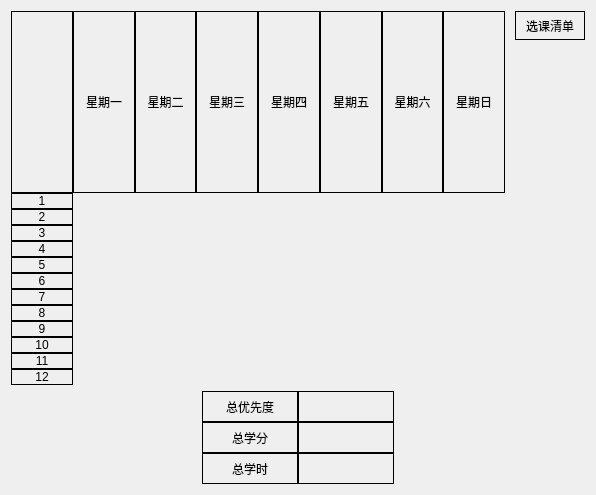
<?xml version="1.0" encoding="UTF-8"?>
<ui version="4.0">
 <class>RecommendResult</class>
 <widget class="QDialog" name="RecommendResult">
  <property name="geometry">
   <rect>
    <x>0</x>
    <y>0</y>
    <width>596</width>
    <height>495</height>
   </rect>
  </property>
  <property name="windowTitle">
   <string>Dialog</string>
  </property>
  <layout class="QGridLayout" name="gridLayout">
   <item row="0" column="0">
    <layout class="QVBoxLayout" name="OutLayout" stretch="4,1">
     <item>
      <layout class="QHBoxLayout" name="OutMainLayout" stretch="7,1">
       <property name="spacing">
        <number>10</number>
       </property>
       <item>
        <layout class="QVBoxLayout" name="MainLayout" stretch="1,12">
         <property name="spacing">
          <number>0</number>
         </property>
         <item>
          <layout class="QHBoxLayout" name="WeekLayout">
           <property name="spacing">
            <number>0</number>
           </property>
           <item>
            <widget class="QLabel" name="BlankLabel">
             <property name="styleSheet">
              <string notr="true">border: 1px solid black</string>
             </property>
             <property name="text">
              <string/>
             </property>
            </widget>
           </item>
           <item>
            <widget class="QLabel" name="MonLabel">
             <property name="styleSheet">
              <string notr="true">border: 1px solid black</string>
             </property>
             <property name="text">
              <string>星期一</string>
             </property>
             <property name="alignment">
              <set>Qt::AlignCenter</set>
             </property>
            </widget>
           </item>
           <item>
            <widget class="QLabel" name="TueLabel">
             <property name="styleSheet">
              <string notr="true">border: 1px solid black</string>
             </property>
             <property name="text">
              <string>星期二</string>
             </property>
             <property name="alignment">
              <set>Qt::AlignCenter</set>
             </property>
            </widget>
           </item>
           <item>
            <widget class="QLabel" name="WedLabel">
             <property name="styleSheet">
              <string notr="true">border: 1px solid black</string>
             </property>
             <property name="text">
              <string>星期三</string>
             </property>
             <property name="alignment">
              <set>Qt::AlignCenter</set>
             </property>
            </widget>
           </item>
           <item>
            <widget class="QLabel" name="ThuLabel">
             <property name="styleSheet">
              <string notr="true">border: 1px solid black</string>
             </property>
             <property name="text">
              <string>星期四</string>
             </property>
             <property name="alignment">
              <set>Qt::AlignCenter</set>
             </property>
            </widget>
           </item>
           <item>
            <widget class="QLabel" name="FriLabel">
             <property name="styleSheet">
              <string notr="true">border: 1px solid black</string>
             </property>
             <property name="text">
              <string>星期五</string>
             </property>
             <property name="alignment">
              <set>Qt::AlignCenter</set>
             </property>
            </widget>
           </item>
           <item>
            <widget class="QLabel" name="SatLabel">
             <property name="styleSheet">
              <string notr="true">border: 1px solid black</string>
             </property>
             <property name="text">
              <string>星期六</string>
             </property>
             <property name="alignment">
              <set>Qt::AlignCenter</set>
             </property>
            </widget>
           </item>
           <item>
            <widget class="QLabel" name="SunLabel">
             <property name="styleSheet">
              <string notr="true">border: 1px solid black</string>
             </property>
             <property name="text">
              <string>星期日</string>
             </property>
             <property name="alignment">
              <set>Qt::AlignCenter</set>
             </property>
            </widget>
           </item>
          </layout>
         </item>
         <item>
          <layout class="QHBoxLayout" name="TableLayout" stretch="1,7">
           <property name="spacing">
            <number>0</number>
           </property>
           <item>
            <layout class="QVBoxLayout" name="TimeLayout">
             <item>
              <widget class="QLabel" name="T1Label">
               <property name="styleSheet">
                <string notr="true">border: 1px solid black</string>
               </property>
               <property name="text">
                <string>1</string>
               </property>
               <property name="alignment">
                <set>Qt::AlignCenter</set>
               </property>
              </widget>
             </item>
             <item>
              <widget class="QLabel" name="T2Label">
               <property name="styleSheet">
                <string notr="true">border: 1px solid black</string>
               </property>
               <property name="text">
                <string>2</string>
               </property>
               <property name="alignment">
                <set>Qt::AlignCenter</set>
               </property>
              </widget>
             </item>
             <item>
              <widget class="QLabel" name="T3Label">
               <property name="styleSheet">
                <string notr="true">border: 1px solid black</string>
               </property>
               <property name="text">
                <string>3</string>
               </property>
               <property name="alignment">
                <set>Qt::AlignCenter</set>
               </property>
              </widget>
             </item>
             <item>
              <widget class="QLabel" name="T4Label">
               <property name="styleSheet">
                <string notr="true">border: 1px solid black</string>
               </property>
               <property name="text">
                <string>4</string>
               </property>
               <property name="alignment">
                <set>Qt::AlignCenter</set>
               </property>
              </widget>
             </item>
             <item>
              <widget class="QLabel" name="T5Label">
               <property name="styleSheet">
                <string notr="true">border: 1px solid black</string>
               </property>
               <property name="text">
                <string>5</string>
               </property>
               <property name="alignment">
                <set>Qt::AlignCenter</set>
               </property>
              </widget>
             </item>
             <item>
              <widget class="QLabel" name="T6Label">
               <property name="styleSheet">
                <string notr="true">border: 1px solid black</string>
               </property>
               <property name="text">
                <string>6</string>
               </property>
               <property name="alignment">
                <set>Qt::AlignCenter</set>
               </property>
              </widget>
             </item>
             <item>
              <widget class="QLabel" name="T7Label">
               <property name="styleSheet">
                <string notr="true">border: 1px solid black</string>
               </property>
               <property name="text">
                <string>7</string>
               </property>
               <property name="alignment">
                <set>Qt::AlignCenter</set>
               </property>
              </widget>
             </item>
             <item>
              <widget class="QLabel" name="T8Label">
               <property name="styleSheet">
                <string notr="true">border: 1px solid black</string>
               </property>
               <property name="text">
                <string>8</string>
               </property>
               <property name="alignment">
                <set>Qt::AlignCenter</set>
               </property>
              </widget>
             </item>
             <item>
              <widget class="QLabel" name="T9Label">
               <property name="styleSheet">
                <string notr="true">border: 1px solid black</string>
               </property>
               <property name="text">
                <string>9</string>
               </property>
               <property name="alignment">
                <set>Qt::AlignCenter</set>
               </property>
              </widget>
             </item>
             <item>
              <widget class="QLabel" name="T10Label">
               <property name="styleSheet">
                <string notr="true">border: 1px solid black</string>
               </property>
               <property name="text">
                <string>10</string>
               </property>
               <property name="alignment">
                <set>Qt::AlignCenter</set>
               </property>
              </widget>
             </item>
             <item>
              <widget class="QLabel" name="T11Label">
               <property name="styleSheet">
                <string notr="true">border: 1px solid black</string>
               </property>
               <property name="text">
                <string>11</string>
               </property>
               <property name="alignment">
                <set>Qt::AlignCenter</set>
               </property>
              </widget>
             </item>
             <item>
              <widget class="QLabel" name="T12Label">
               <property name="styleSheet">
                <string notr="true">border: 1px solid black</string>
               </property>
               <property name="text">
                <string>12</string>
               </property>
               <property name="alignment">
                <set>Qt::AlignCenter</set>
               </property>
              </widget>
             </item>
            </layout>
           </item>
           <item>
            <layout class="QHBoxLayout" name="CourseTableLayout">
             <item>
              <layout class="QVBoxLayout" name="C1Layout"/>
             </item>
             <item>
              <layout class="QVBoxLayout" name="C2Layout"/>
             </item>
             <item>
              <layout class="QVBoxLayout" name="C3Layout"/>
             </item>
             <item>
              <layout class="QVBoxLayout" name="C4Layout"/>
             </item>
             <item>
              <layout class="QVBoxLayout" name="C5Layout"/>
             </item>
             <item>
              <layout class="QVBoxLayout" name="C6Layout"/>
             </item>
             <item>
              <layout class="QVBoxLayout" name="C7Layout"/>
             </item>
            </layout>
           </item>
          </layout>
         </item>
        </layout>
       </item>
       <item>
        <layout class="QVBoxLayout" name="OutCourseLayout" stretch="1,0,12">
         <item>
          <widget class="QLabel" name="label">
           <property name="styleSheet">
            <string notr="true">border: 1px solid black</string>
           </property>
           <property name="text">
            <string>选课清单</string>
           </property>
           <property name="alignment">
            <set>Qt::AlignCenter</set>
           </property>
          </widget>
         </item>
         <item>
          <layout class="QVBoxLayout" name="CourseLayout"/>
         </item>
         <item>
          <spacer name="Spacer">
           <property name="orientation">
            <enum>Qt::Vertical</enum>
           </property>
           <property name="sizeHint" stdset="0">
            <size>
             <width>20</width>
             <height>40</height>
            </size>
           </property>
          </spacer>
         </item>
        </layout>
       </item>
      </layout>
     </item>
     <item>
      <layout class="QHBoxLayout" name="OutInformLayout" stretch="1,1,1">
       <item>
        <spacer name="Spacer1">
         <property name="orientation">
          <enum>Qt::Horizontal</enum>
         </property>
         <property name="sizeHint" stdset="0">
          <size>
           <width>40</width>
           <height>20</height>
          </size>
         </property>
        </spacer>
       </item>
       <item>
        <layout class="QVBoxLayout" name="InformLayout" stretch="1,1,1">
         <property name="spacing">
          <number>0</number>
         </property>
         <item>
          <layout class="QHBoxLayout" name="UpLayout">
           <property name="spacing">
            <number>0</number>
           </property>
           <item>
            <widget class="QLabel" name="PriorityTitleLabel">
             <property name="styleSheet">
              <string notr="true">border: 1px solid black</string>
             </property>
             <property name="text">
              <string>总优先度</string>
             </property>
             <property name="alignment">
              <set>Qt::AlignCenter</set>
             </property>
            </widget>
           </item>
           <item>
            <widget class="QLabel" name="PriorityLabel">
             <property name="styleSheet">
              <string notr="true">border: 1px solid black</string>
             </property>
             <property name="text">
              <string/>
             </property>
             <property name="alignment">
              <set>Qt::AlignCenter</set>
             </property>
            </widget>
           </item>
          </layout>
         </item>
         <item>
          <layout class="QHBoxLayout" name="MiddleLayout">
           <property name="spacing">
            <number>0</number>
           </property>
           <item>
            <widget class="QLabel" name="PointTitleLabel">
             <property name="styleSheet">
              <string notr="true">border: 1px solid black</string>
             </property>
             <property name="text">
              <string>总学分</string>
             </property>
             <property name="alignment">
              <set>Qt::AlignCenter</set>
             </property>
            </widget>
           </item>
           <item>
            <widget class="QLabel" name="PointLabel">
             <property name="styleSheet">
              <string notr="true">border: 1px solid black</string>
             </property>
             <property name="text">
              <string/>
             </property>
             <property name="alignment">
              <set>Qt::AlignCenter</set>
             </property>
            </widget>
           </item>
          </layout>
         </item>
         <item>
          <layout class="QHBoxLayout" name="DownLayout">
           <property name="spacing">
            <number>0</number>
           </property>
           <item>
            <widget class="QLabel" name="TimeTitleLabel">
             <property name="styleSheet">
              <string notr="true">border: 1px solid black</string>
             </property>
             <property name="text">
              <string>总学时</string>
             </property>
             <property name="alignment">
              <set>Qt::AlignCenter</set>
             </property>
            </widget>
           </item>
           <item>
            <widget class="QLabel" name="TimeLabel">
             <property name="styleSheet">
              <string notr="true">border: 1px solid black</string>
             </property>
             <property name="text">
              <string/>
             </property>
             <property name="alignment">
              <set>Qt::AlignCenter</set>
             </property>
            </widget>
           </item>
          </layout>
         </item>
        </layout>
       </item>
       <item>
        <spacer name="Spacer2">
         <property name="orientation">
          <enum>Qt::Horizontal</enum>
         </property>
         <property name="sizeHint" stdset="0">
          <size>
           <width>40</width>
           <height>20</height>
          </size>
         </property>
        </spacer>
       </item>
      </layout>
     </item>
    </layout>
   </item>
  </layout>
 </widget>
 <resources/>
 <connections/>
</ui>
